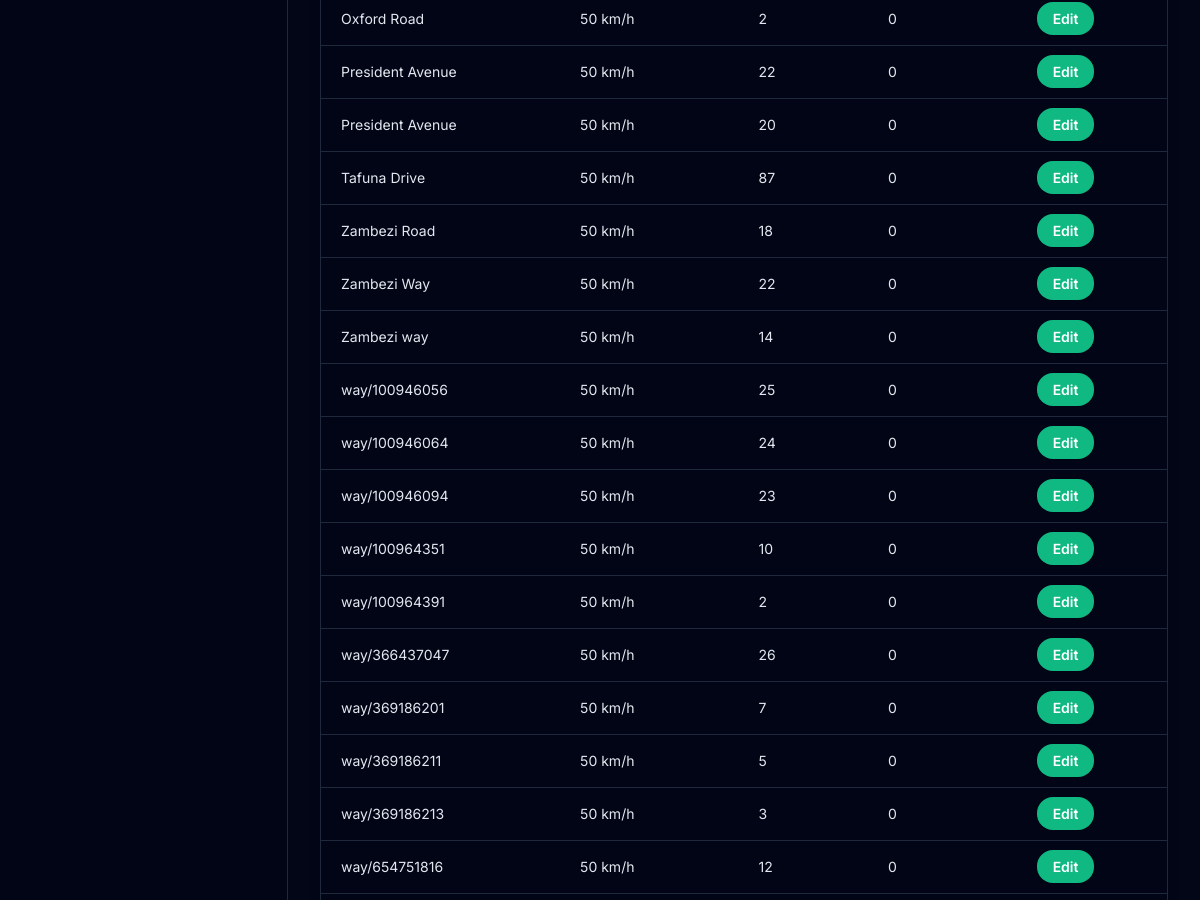
The app's page /roads/ (middle part), older data.
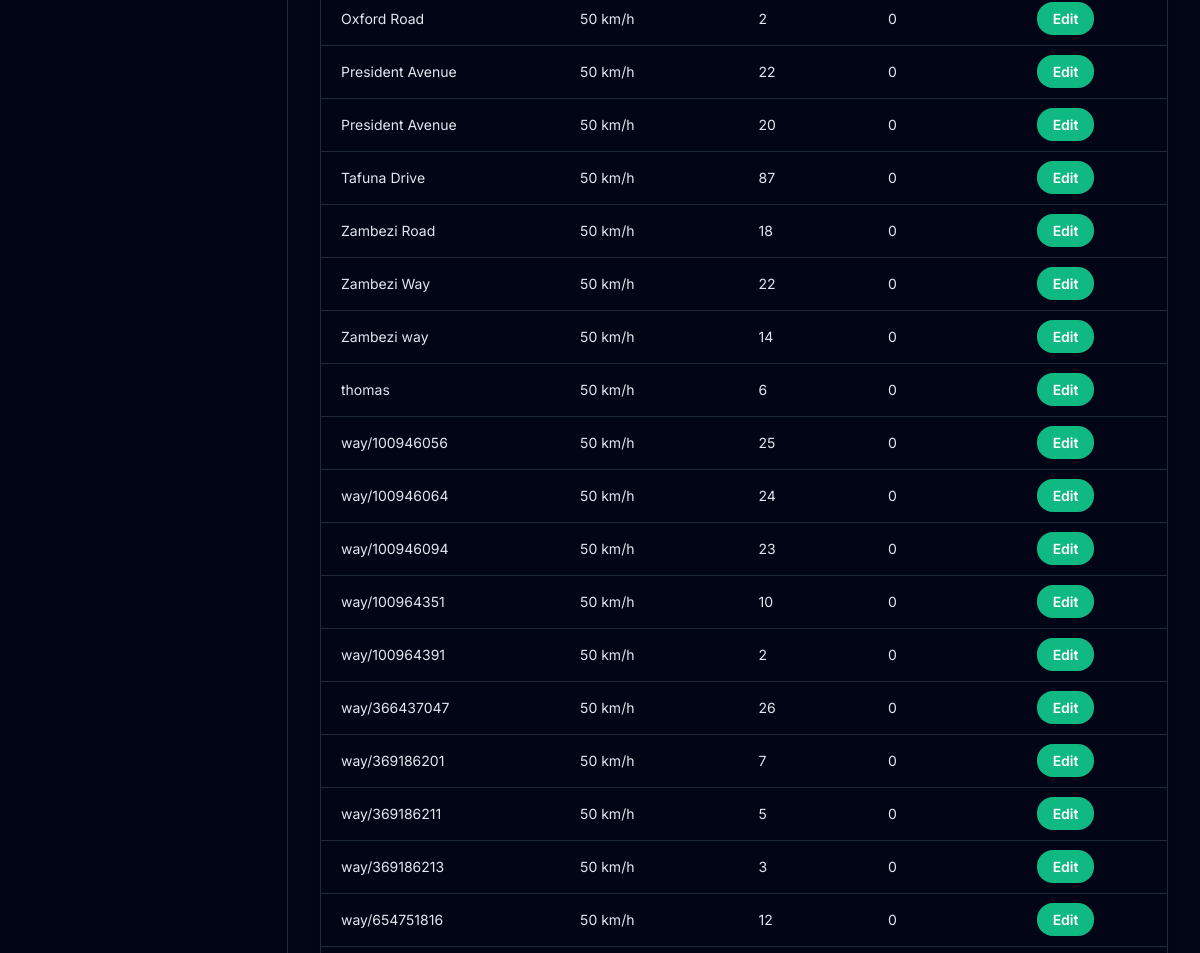
The same page, newer data.
### api/models.py (models this page shows, shortened)
class Road(models.Model):
    name = models.CharField(max_length=128)
    speed_limit = models.PositiveIntegerField()
    created_at = models.DateTimeField(auto_now_add=True)
    updated_at = models.DateTimeField(auto_now=True)
    class Meta:
        ordering = ['name']

### dashboard/views.py (the view)
# urls.py: path('roads/', roads_view, name='dashboard-roads'),
def roads_view(request):
    query = request.GET.get('q', '').strip()
    min_speed = request.GET.get('min_speed', '').strip()
    roads = Road.objects.annotate(
        node_count=Count('nodes'),
        hazard_count=Count('hazards'),
    ).order_by('name')
    if query:
        roads = roads.filter(name__icontains=query)
    if min_speed.isdigit():
        roads = roads.filter(speed_limit__gte=int(min_speed))
    return render(request, 'dashboard/roads.html', {
        'page': 'roads',
        'roads': roads,
        'query': query,
        'min_speed': min_speed,
    })

### dashboard/templates/dashboard/roads.html (shortened to what this page needs)
{% extends 'dashboard/base.html' %}
{% block content %}
<div class="grid gap-6 xl:grid-cols-[1.4fr_0.6fr]">
    <div class="space-y-6">
        <div class="overflow-hidden rounded-3xl border border-slate-800 bg-slate-950/90 shadow-lg shadow-slate-950/10">
            <table class="w-full border-collapse text-left text-sm text-slate-200">
                <tbody>
                    {% for road in roads %}
                    <tr class="border-b border-slate-800 hover:bg-slate-900/80">
                        <td class="px-5 py-4">{{ road.name }}</td>
                        <td class="px-5 py-4">{{ road.speed_limit }} km/h</td>
                        <td class="px-5 py-4">{{ road.node_count }}</td>
                        <td class="px-5 py-4">{{ road.hazard_count }}</td>
                        <td class="px-5 py-4">
                            <a href="{% url 'dashboard-road-editor' %}?road_id={{ road.id }}" class="rounded-2xl bg-emerald-500 px-4 py-2 text-sm font-semibold text-white transition hover:bg-emerald-400">Edit</a>
                        </td>
                    </tr>
                    {% empty %}
                    <tr>
                        <td colspan="5" class="px-5 py-6 text-center text-slate-400">No roads found with the current filter.</td>
                    </tr>
                    {% endfor %}
                </tbody>
            </table>
        </div>
    </div>
</div>
{% endblock %}

Row changes from the older to the newer data that the page shows:
added Road: name "thomas", speed_limit "50", node_count "6", hazard_count "0"
